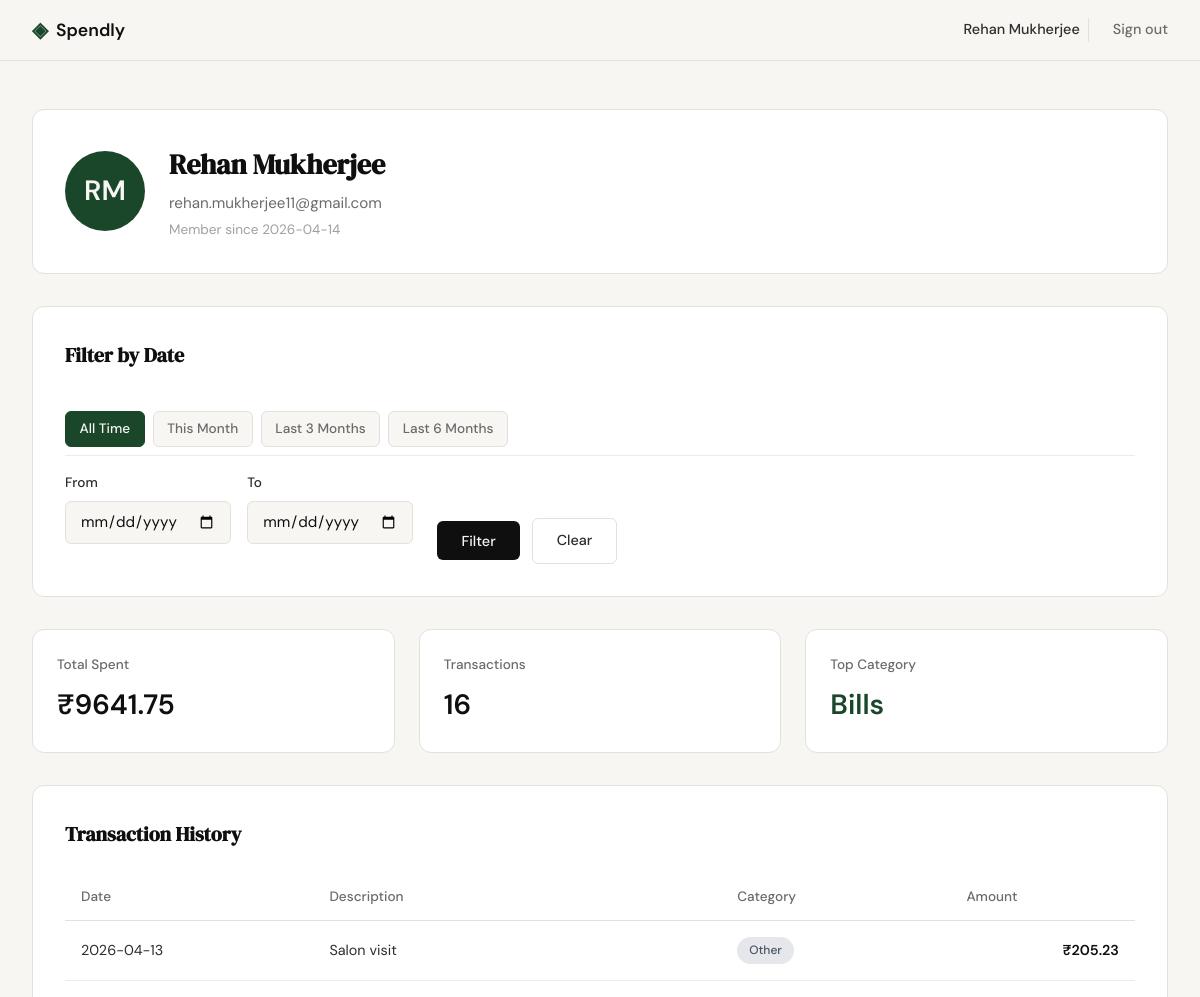
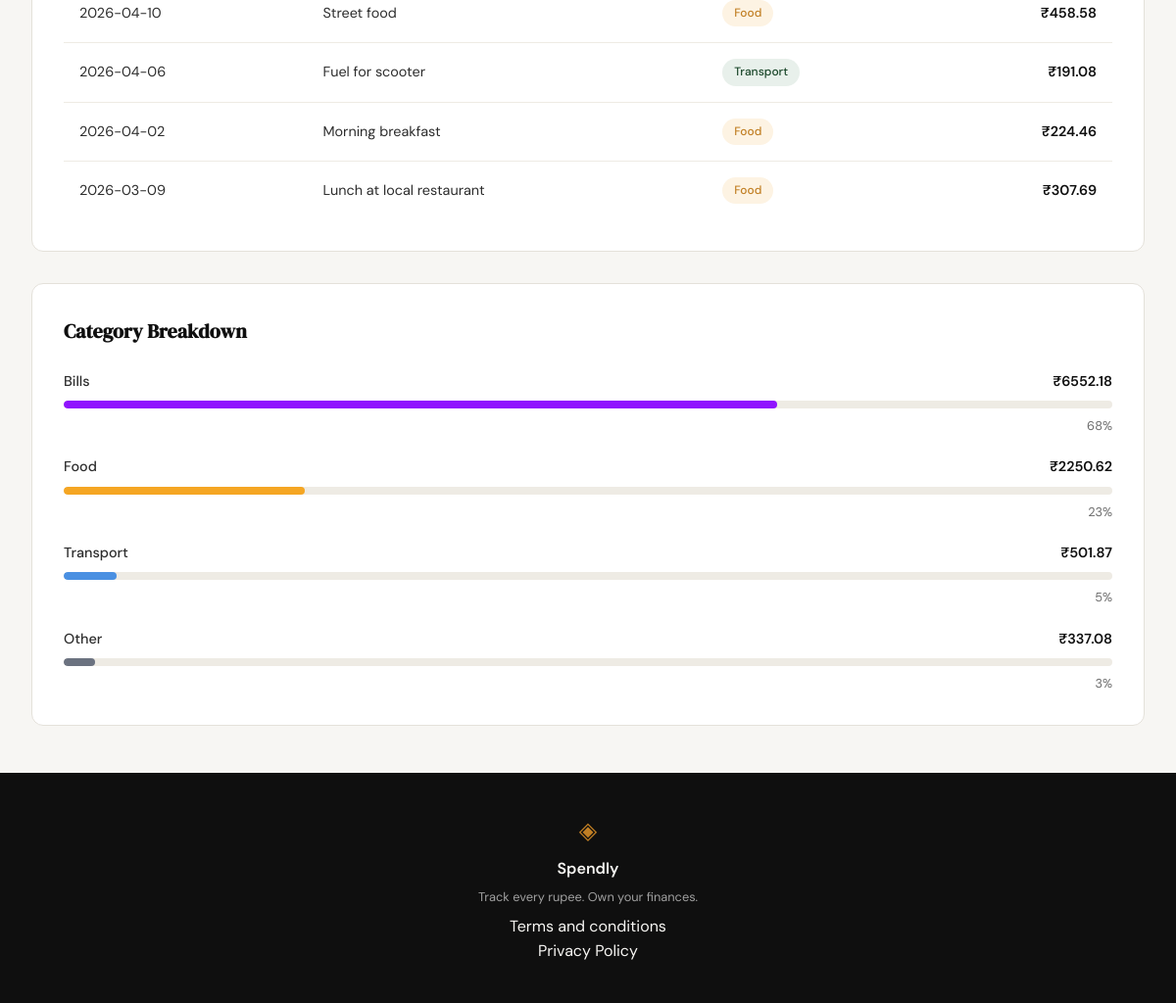
Screenshot of /profile (signed in) with the database file from the repository (2 pictures, top to bottom).
### tables this page shows
CREATE TABLE users (
            id INTEGER PRIMARY KEY AUTOINCREMENT,
            name TEXT NOT NULL,
            email TEXT UNIQUE NOT NULL,
            password_hash TEXT NOT NULL,
            created_at TEXT DEFAULT (datetime('now'))
        );

CREATE TABLE expenses (
            id INTEGER PRIMARY KEY AUTOINCREMENT,
            user_id INTEGER NOT NULL,
            amount REAL NOT NULL,
            category TEXT NOT NULL,
            date TEXT NOT NULL,
            description TEXT,
            created_at TEXT DEFAULT (datetime('now')),
            FOREIGN KEY (user_id) REFERENCES users(id)
        );

### app.py (the view)
@app.route("/profile")
def profile():
    if not session.get("user_id"):
        flash("Please log in to view your profile.", "error")
        return redirect(url_for("login"))
    user_id = session["user_id"]
    date_from = parse_date(request.args.get("date_from", ""))
    date_to = parse_date(request.args.get("date_to", ""))
    if date_from and date_to and date_from > date_to:
        flash("Start date must be before end date.", "error")
        date_from = None
        date_to = None
    today = datetime.now().strftime("%Y-%m-%d")
    this_month_start = datetime.now().replace(day=1).strftime("%Y-%m-%d")
    three_months_ago = (datetime.now() - timedelta(days=90)).strftime("%Y-%m-%d")
    six_months_ago = (datetime.now() - timedelta(days=180)).strftime("%Y-%m-%d")
    active_preset = None
    if date_from == this_month_start and date_to == today:
        active_preset = "this_month"
    elif date_from == three_months_ago and date_to == today:
        active_preset = "last_3_months"
    elif date_from == six_months_ago and date_to == today:
        active_preset = "last_6_months"
    elif not date_from and not date_to:
        active_preset = "all_time"
    conn = get_db()
    cursor = conn.cursor()
    cursor.execute("SELECT id, name, email, created_at FROM users WHERE id = ?", (user_id,))
    user_row = cursor.fetchone()
    user = {
        "name": user_row["name"],
        "email": user_row["email"],
        "member_since": user_row["created_at"][:10] if user_row else "Unknown"
    }
    stats = get_summary_stats(cursor, user_id, date_from, date_to)
    transactions = get_recent_transactions(cursor, user_id, limit=5, date_from=date_from, date_to=date_to)
    categories = get_category_breakdown(cursor, user_id, date_from, date_to)
    conn.close()
    return render_template(
        "profile.html",
        user=user,
        stats=stats,
        transactions=transactions,
        categories=categories,
        date_from=date_from or "",
        date_to=date_to or "",
        active_preset=active_preset,
        this_month_start=this_month_start,
        three_months_ago=three_months_ago,
        six_months_ago=six_months_ago,
        today=today
    )

### app.py (called while the page is built)
def parse_date(value):
    if not value or not value.strip():
        return None
    try:
        datetime.strptime(value.strip(), "%Y-%m-%d")
        return value.strip()
    except ValueError:
        return None

### database/db.py (called while the page is built)
def get_db():
    conn = sqlite3.connect(DATABASE)
    conn.row_factory = sqlite3.Row
    conn.execute("PRAGMA foreign_keys = ON")
    return conn

### templates/profile.html (shortened to what this page needs)
{% extends "base.html" %}
{% block content %}
<div class="profile-container">
    <div class="profile-card">
        <div class="profile-header">
            <div class="profile-avatar">
                {{ user.name[0]|upper }}{{ user.name.split()[-1][0]|upper if ' ' in user.name else '' }}
            </div>
            <div class="profile-info">
                <h1 class="profile-name">{{ user.name }}</h1>
                <p class="profile-email">{{ user.email }}</p>
                <p class="profile-member">Member since {{ user.member_since }}</p>
            </div>
        </div>
    </div>
    <div class="profile-card filter-section">
        <h2 class="section-title">Filter by Date</h2>
        <div class="filter-presets">
            <a href="{{ url_for('profile') }}" class="btn-preset {{ 'active' if active_preset == 'all_time' else '' }}">All Time</a>
            <a href="{{ url_for('profile', date_from=this_month_start, date_to=today) }}" class="btn-preset {{ 'active' if active_preset == 'this_month' else '' }}">This Month</a>
            <a href="{{ url_for('profile', date_from=three_months_ago, date_to=today) }}" class="btn-preset {{ 'active' if active_preset == 'last_3_months' else '' }}">Last 3 Months</a>
            <a href="{{ url_for('profile', date_from=six_months_ago, date_to=today) }}" class="btn-preset {{ 'active' if active_preset == 'last_6_months' else '' }}">Last 6 Months</a>
        </div>
        <form method="GET" action="{{ url_for('profile') }}" class="date-filter-form">
            <div class="filter-inputs">
                <div class="form-group">
                    <label for="date_from">From</label>
                    <input type="date" id="date_from" name="date_from" value="{{ date_from }}" class="form-input">
                </div>
                <div class="form-group">
                    <label for="date_to">To</label>
                    <input type="date" id="date_to" name="date_to" value="{{ date_to }}" class="form-input">
                </div>
            </div>
            <div class="filter-actions">
                <button type="submit" class="btn-primary">Filter</button>
                <a href="{{ url_for('profile') }}" class="btn-ghost">Clear</a>
            </div>
        </form>
    </div>
    <div class="stats-grid">
        <div class="stat-card">
            <span class="stat-label">Total Spent</span>
            <span class="stat-value">₹{{ "%.2f"|format(stats.total_spent) }}</span>
        </div>
        <div class="stat-card">
            <span class="stat-label">Transactions</span>
            <span class="stat-value">{{ stats.transaction_count }}</span>
        </div>
        <div class="stat-card">
            <span class="stat-label">Top Category</span>
            <span class="stat-value stat-category">{{ stats.top_category }}</span>
        </div>
    </div>
    <div class="profile-card">
        <h2 class="section-title">Transaction History</h2>
        <table class="transactions-table">
            <thead>
                <tr>
                    <th>Date</th>
                    <th>Description</th>
                    <th>Category</th>
                    <th>Amount</th>
                </tr>
            </thead>
            <tbody>
                {% for txn in transactions %}
                <tr>
                    <td>{{ txn.date }}</td>
                    <td>{{ txn.description }}</td>
                    <td><span class="badge badge-{{ txn.category|lower }}">{{ txn.category }}</span></td>
                    <td class="amount">₹{{ "%.2f"|format(txn.amount) }}</td>
                </tr>
                {% endfor %}
            </tbody>
        </table>
    </div>
    <div class="profile-card">
        <h2 class="section-title">Category Breakdown</h2>
        <div class="category-list">
            {% for cat in categories %}
            <div class="category-item">
                <div class="category-info">
                    <span class="category-name">{{ cat.name }}</span>
                    <span class="category-amount">₹{{ "%.2f"|format(cat.amount) }}</span>
                </div>
                <div class="progress-track">
                    <div class="progress-bar progress-{{ cat.name|lower }}" style="width: {{ cat.percentage }}%"></div>
                </div>
                <span class="category-percentage">{{ cat.percentage }}%</span>
            </div>
            {% endfor %}
        </div>
    </div>
</div>
{% endblock %}

### templates/base.html (shortened to what this page needs)
<!DOCTYPE html>
<html lang="en">
<head>
    <link rel="stylesheet" href="{{ url_for('static', filename='css/style.css') }}">
</head>
<body>
    <nav class="navbar">
        <div class="nav-inner">
            <a href="{{ url_for('landing') }}" class="nav-brand">
                <span class="brand-icon">◈</span>
                <span class="brand-name">Spendly</span>
            </a>
            <div class="nav-links">
                {% if session.get('user_id') %}
                    <span class="nav-user">{{ session.get('user_name', 'User') }}</span>
                    <a href="{{ url_for('logout') }}">Sign out</a>
                {% else %}
                    <a href="{{ url_for('login') }}">Sign in</a>
                    <a href="{{ url_for('register') }}" class="nav-cta">Get started</a>
                {% endif %}
            </div>
        </div>
    </nav>
    <main class="main-content">
        {% block content %}{% endblock %}
    </main>
    <footer class="footer">
        <div class="footer-inner">
            <span class="brand-icon">◈</span>
            <span class="footer-name">Spendly</span>
            <p class="footer-copy">Track every rupee. Own your finances.</p>
            <div class="footer-links">
                <a href="{{ url_for('terms') }}">Terms and conditions</a><br>
                <a href="{{ url_for('privacy') }}">Privacy Policy</a>
            </div>
        </div>
    </footer>
</body>
</html>

### rows the page displays
users: get "Rehan Mukherjee", name "R", name "M", name "Rehan Mukherjee", email "rehan.mukherjee11@gmail.com"
expenses: date "2026-04-13", description "Salon visit", category "Other", amount "205.23"
expenses: date "2026-04-10", description "Street food", category "Food", amount "458.58"
expenses: date "2026-04-06", description "Fuel for scooter", category "Transport", amount "191.08"
expenses: date "2026-04-02", description "Morning breakfast", category "Food", amount "224.46"
expenses: date "2026-03-09", description "Lunch at local restaurant", category "Food", amount "307.69"

### other values shown
{{ user.member_since }} "2026-04-14"
{{ "%.2f"|format(stats.total_spent) }} "9641.75"
{{ stats.transaction_count }} "16"
{{ stats.top_category }} "Bills"
{{ cat.name }} "Bills" "Food" "Transport" "Other"
{{ "%.2f"|format(cat.amount) }} "6552.18" "2250.62" "501.87" "337.08"
{{ cat.percentage }} "68" "23" "5" "3"
